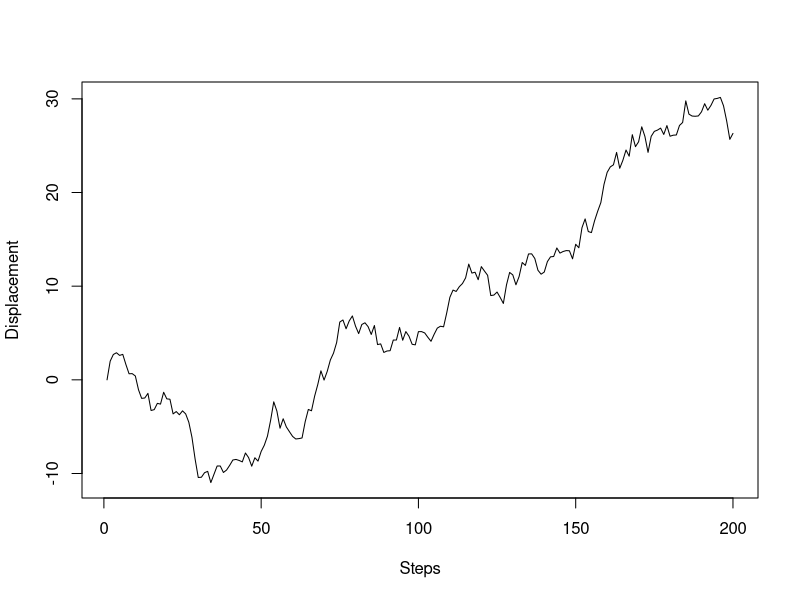
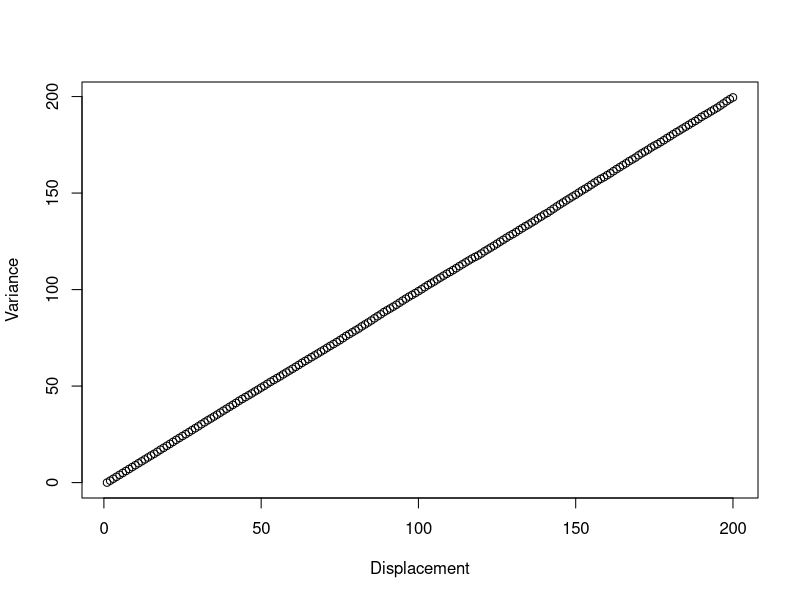
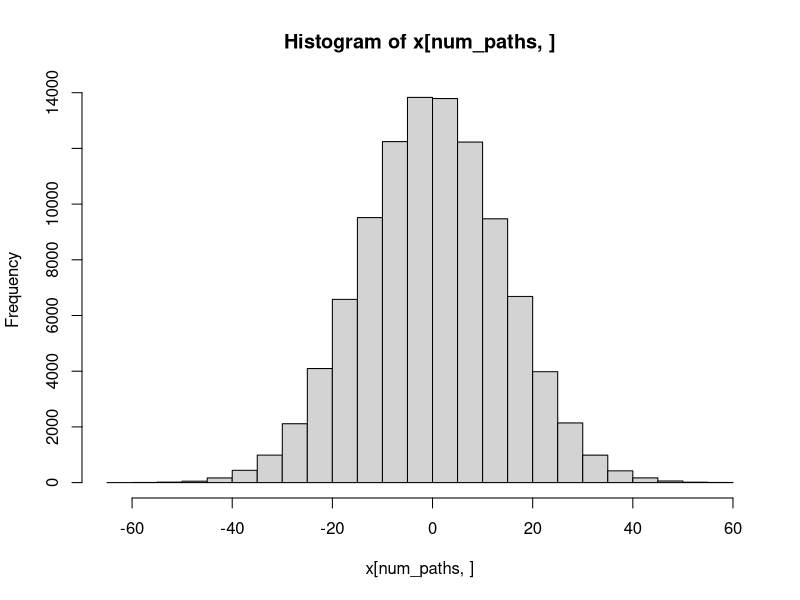

Here is the R script that generated these plots, in order: (Note: this script raises an error after producing the figures.)
num_walkers <- 100000
num_paths <- 200

x <- matrix(0,num_paths,num_walkers)
x2 <- rep(0,num_paths)

# Launch random walkers, all starting from x = 0
set.seed(47)
ts <- proc.time()
for(i in 1:num_walkers) 
{
	# A walker completes its walk
	for(k in 2:num_paths)
	{
		x[k,i] <- x[k-1,i] + rnorm(1,0,1)
	}
}
proc.time() - ts

# Compute the variance
for(k in 1:num_paths)
{
	x2[k] <- sum(x[k,]*x[k,])/num_walkers
}

# Plot a path
plot(x[,1],type='l',xlab='Steps',ylab='Displacement')

# Plot the variance
plot(1:num_paths,x2,xlab='Displacement',ylab='Variance')

# Plot the distribution of displacements at last step
hist(x[num_paths,],freq=TRUE)

save(x,x2,file="vars.rdata")

